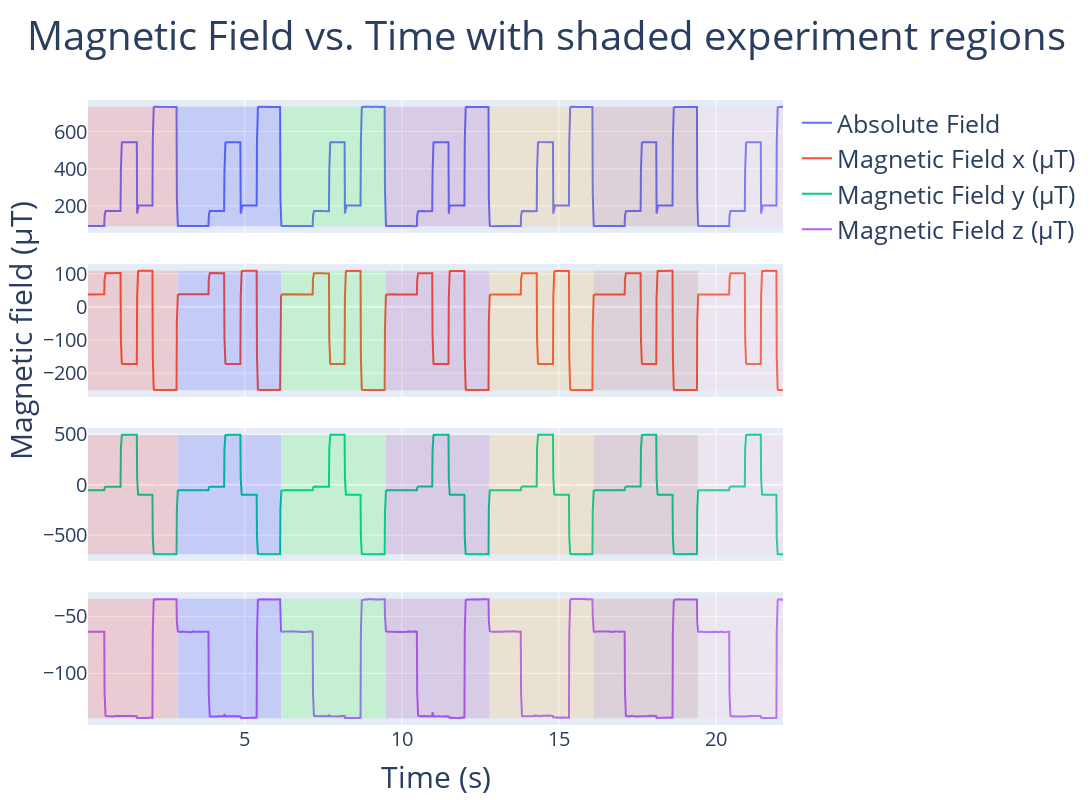

Notebook code for this chart:
### Markdown cell above
### Making all the plots together (Absolute, x, y and z)

### Code cell
from plotly.subplots import make_subplots


# Create a figure
fig = make_subplots(rows=4, cols=1, shared_xaxes=True, vertical_spacing=0.05)


fig.add_trace(go.Scatter(x=df_tracking['Time (s)'], y=df_tracking['Absolute field (µT)'],
                         mode='lines', name='Absolute Field'))


fig.add_trace(go.Scatter(x=df_tracking['Time (s)'], y=df_tracking['Magnetic Field x (µT)'],
                         mode='lines', name='Magnetic Field x (µT)'), row=2, col=1)

fig.add_trace(go.Scatter(x=df_tracking['Time (s)'], y=df_tracking['Magnetic Field y (µT)'],
                         mode='lines', name='Magnetic Field y (µT)'), row=3, col=1)


fig.add_trace(go.Scatter(x=df_tracking['Time (s)'], y=df_tracking['Magnetic Field z (µT)'],
                         mode='lines', name='Magnetic Field z (µT)'), row=4, col=1)

# Define colors for each experiment index
colors = {
    1: 'rgba(255, 0, 0, 0.7)',  # red
    2: 'rgba(0, 0, 255, 0.7)',  # blue
    3: 'rgba(0, 255, 0, 0.7)',  # green
    4: 'rgba(128, 0, 128, 0.7)',  # purple
    5: 'rgba(255, 165, 0, 0.7)',  # orange
    6: 'rgba(165, 42, 42, 0.7)',  # brown
    7: 'rgba(255, 192, 203, 0.9)'  # pink
}


shapes = []
for experiment_index in df_tracking['Experiment_Index'].unique():
    df_subset = df_tracking[df_tracking['Experiment_Index'] == experiment_index]
    start_time = df_subset['Time (s)'].min()
    end_time = df_subset['Time (s)'].max()
    
   
    shapes.append(dict(type='rect',
                       xref='x', yref='y1',
                       x0=start_time, x1=end_time,
                       y0=df_tracking['Absolute field (µT)'].min(), y1=df_tracking['Absolute field (µT)'].max(),
                       fillcolor=colors[experiment_index], opacity=0.2, line_width=0))
    
  
    shapes.append(dict(type='rect',
                       xref='x', yref='y2',
                       x0=start_time, x1=end_time,
                       y0=df_tracking['Magnetic Field x (µT)'].min(), y1=df_tracking['Magnetic Field x (µT)'].max(),
                       fillcolor=colors[experiment_index], opacity=0.2, line_width=0))

    shapes.append(dict(type='rect',
                       xref='x', yref='y3',
                       x0=start_time, x1=end_time,
                       y0=df_tracking['Magnetic Field y (µT)'].min(), y1=df_tracking['Magnetic Field y (µT)'].max(),
                       fillcolor=colors[experiment_index], opacity=0.2, line_width=0))    

    shapes.append(dict(type='rect',
                       xref='x', yref='y4',
                       x0=start_time, x1=end_time,
                       y0=df_tracking['Magnetic Field z (µT)'].min(), y1=df_tracking['Magnetic Field z (µT)'].max(),
                       fillcolor=colors[experiment_index], opacity=0.2, line_width=0))   



# title
fig.update_layout(title = dict(text = 'Magnetic Field vs. Time with shaded experiment regions', x=0.5, xanchor = 'center', font=dict(size=40)),
                  width=1500,  # Adjust width as needed
                  height=800,  # Adjust height as needed
                  margin=dict(l=50, r=50, b=50, t=100),
                  shapes=shapes,
                  #showlegend = False
                  legend = dict(font = dict(size = 25))
                  )


# x-axis title
fig.update_xaxes(title_text='Time (s)', row=4, col=1, title_font=dict(size=30), tickfont=dict(size=20))  

# y-axis title
fig.update_yaxes(title_text='Magnetic field (µT)', row=2, col=1, title_standoff = 10, title_font=dict(size=30), tickfont=dict(size=20))
fig.update_yaxes(row=1, col=1, title_font=dict(size=30), tickfont=dict(size=20)) 
fig.update_yaxes(row=3, col=1, title_font=dict(size=30), tickfont=dict(size=20))
fig.update_yaxes(row=4, col=1, title_font=dict(size=30), tickfont=dict(size=20))

fig.show()

### Figure 1 — Plotly figure (JSON) as saved in the notebook; plotly's stock layout.template omitted (floating-point values rounded to 4 significant figures; data arrays with more than 128 entries replaced by an {"elided": "..."} marker saying what was removed)
{"data": [{"mode": "lines", "name": "Absolute Field", "type": "scatter", "x": {"elided": "2222 float values"}, "y": {"elided": "2222 float values"}}, {"mode": "lines", "name": "Magnetic Field x (µT)", "type": "scatter", "x": {"elided": "2222 float values"}, "xaxis": "x2", "y": {"elided": "2222 float values"}, "yaxis": "y2"}, {"mode": "lines", "name": "Magnetic Field y (µT)", "type": "scatter", "x": {"elided": "2222 float values"}, "xaxis": "x3", "y": {"elided": "2222 float values"}, "yaxis": "y3"}, {"mode": "lines", "name": "Magnetic Field z (µT)", "type": "scatter", "x": {"elided": "2222 float values"}, "xaxis": "x4", "y": {"elided": "2222 float values"}, "yaxis": "y4"}], "layout": {"height": 800, "legend": {"font": {"size": 25}}, "margin": {"b": 50, "l": 50, "r": 50, "t": 100}, "shapes": [{"fillcolor": "rgba(255, 0, 0, 0.7)", "line": {"width": 0}, "opacity": 0.2, "type": "rect", "x0": 0.01051, "x1": 2.86, "xref": "x", "y0": 90.79, "y1": 734.4, "yref": "y"}, {"fillcolor": "rgba(255, 0, 0, 0.7)", "line": {"width": 0}, "opacity": 0.2, "type": "rect", "x0": 0.01051, "x1": 2.86, "xref": "x", "y0": -251.8, "y1": 109.2, "yref": "y2"}, {"fillcolor": "rgba(255, 0, 0, 0.7)", "line": {"width": 0}, "opacity": 0.2, "type": "rect", "x0": 0.01051, "x1": 2.86, "xref": "x", "y0": -689.1, "y1": 496.5, "yref": "y3"}, {"fillcolor": "rgba(255, 0, 0, 0.7)", "line": {"width": 0}, "opacity": 0.2, "type": "rect", "x0": 0.01051, "x1": 2.86, "xref": "x", "y0": -139.6, "y1": -34.53, "yref": "y4"}, {"fillcolor": "rgba(0, 0, 255, 0.7)", "line": {"width": 0}, "opacity": 0.2, "type": "rect", "x0": 2.87, "x1": 6.158, "xref": "x", "y0": 90.79, "y1": 734.4, "yref": "y"}, {"fillcolor": "rgba(0, 0, 255, 0.7)", "line": {"width": 0}, "opacity": 0.2, "type": "rect", "x0": 2.87, "x1": 6.158, "xref": "x", "y0": -251.8, "y1": 109.2, "yref": "y2"}, {"fillcolor": "rgba(0, 0, 255, 0.7)", "line": {"width": 0}, "opacity": 0.2, "type": "rect", "x0": 2.87, "x1": 6.158, "xref": "x", "y0": -689.1, "y1": 496.5, "yref": "y3"}, {"fillcolor": "rgba(0, 0, 255, 0.7)", "line": {"width": 0}, "opacity": 0.2, "type": "rect", "x0": 2.87, "x1": 6.158, "xref": "x", "y0": -139.6, "y1": -34.53, "yref": "y4"}, {"fillcolor": "rgba(0, 255, 0, 0.7)", "line": {"width": 0}, "opacity": 0.2, "type": "rect", "x0": 6.168, "x1": 9.485, "xref": "x", "y0": 90.79, "y1": 734.4, "yref": "y"}, {"fillcolor": "rgba(0, 255, 0, 0.7)", "line": {"width": 0}, "opacity": 0.2, "type": "rect", "x0": 6.168, "x1": 9.485, "xref": "x", "y0": -251.8, "y1": 109.2, "yref": "y2"}, {"fillcolor": "rgba(0, 255, 0, 0.7)", "line": {"width": 0}, "opacity": 0.2, "type": "rect", "x0": 6.168, "x1": 9.485, "xref": "x", "y0": -689.1, "y1": 496.5, "yref": "y3"}, {"fillcolor": "rgba(0, 255, 0, 0.7)", "line": {"width": 0}, "opacity": 0.2, "type": "rect", "x0": 6.168, "x1": 9.485, "xref": "x", "y0": -139.6, "y1": -34.53, "yref": "y4"}, {"fillcolor": "rgba(128, 0, 128, 0.7)", "line": {"width": 0}, "opacity": 0.2, "type": "rect", "x0": 9.495, "x1": 12.79, "xref": "x", "y0": 90.79, "y1": 734.4, "yref": "y"}, {"fillcolor": "rgba(128, 0, 128, 0.7)", "line": {"width": 0}, "opacity": 0.2, "type": "rect", "x0": 9.495, "x1": 12.79, "xref": "x", "y0": -251.8, "y1": 109.2, "yref": "y2"}, {"fillcolor": "rgba(128, 0, 128, 0.7)", "line": {"width": 0}, "opacity": 0.2, "type": "rect", "x0": 9.495, "x1": 12.79, "xref": "x", "y0": -689.1, "y1": 496.5, "yref": "y3"}, {"fillcolor": "rgba(128, 0, 128, 0.7)", "line": {"width": 0}, "opacity": 0.2, "type": "rect", "x0": 9.495, "x1": 12.79, "xref": "x", "y0": -139.6, "y1": -34.53, "yref": "y4"}, {"fillcolor": "rgba(255, 165, 0, 0.7)", "line": {"width": 0}, "opacity": 0.2, "type": "rect", "x0": 12.8, "x1": 16.1, "xref": "x", "y0": 90.79, "y1": 734.4, "yref": "y"}, {"fillcolor": "rgba(255, 165, 0, 0.7)", "line": {"width": 0}, "opacity": 0.2, "type": "rect", "x0": 12.8, "x1": 16.1, "xref": "x", "y0": -251.8, "y1": 109.2, "yref": "y2"}, {"fillcolor": "rgba(255, 165, 0, 0.7)", "line": {"width": 0}, "opacity": 0.2, "type": "rect", "x0": 12.8, "x1": 16.1, "xref": "x", "y0": -689.1, "y1": 496.5, "yref": "y3"}, {"fillcolor": "rgba(255, 165, 0, 0.7)", "line": {"width": 0}, "opacity": 0.2, "type": "rect", "x0": 12.8, "x1": 16.1, "xref": "x", "y0": -139.6, "y1": -34.53, "yref": "y4"}, {"fillcolor": "rgba(165, 42, 42, 0.7)", "line": {"width": 0}, "opacity": 0.2, "type": "rect", "x0": 16.11, "x1": 19.43, "xref": "x", "y0": 90.79, "y1": 734.4, "yref": "y"}, {"fillcolor": "rgba(165, 42, 42, 0.7)", "line": {"width": 0}, "opacity": 0.2, "type": "rect", "x0": 16.11, "x1": 19.43, "xref": "x", "y0": -251.8, "y1": 109.2, "yref": "y2"}, {"fillcolor": "rgba(165, 42, 42, 0.7)", "line": {"width": 0}, "opacity": 0.2, "type": "rect", "x0": 16.11, "x1": 19.43, "xref": "x", "y0": -689.1, "y1": 496.5, "yref": "y3"}, {"fillcolor": "rgba(165, 42, 42, 0.7)", "line": {"width": 0}, "opacity": 0.2, "type": "rect", "x0": 16.11, "x1": 19.43, "xref": "x", "y0": -139.6, "y1": -34.53, "yref": "y4"}, {"fillcolor": "rgba(255, 192, 203, 0.9)", "line": {"width": 0}, "opacity": 0.2, "type": "rect", "x0": 19.44, "x1": 22.14, "xref": "x", "y0": 90.79, "y1": 734.4, "yref": "y"}, {"fillcolor": "rgba(255, 192, 203, 0.9)", "line": {"width": 0}, "opacity": 0.2, "type": "rect", "x0": 19.44, "x1": 22.14, "xref": "x", "y0": -251.8, "y1": 109.2, "yref": "y2"}, {"fillcolor": "rgba(255, 192, 203, 0.9)", "line": {"width": 0}, "opacity": 0.2, "type": "rect", "x0": 19.44, "x1": 22.14, "xref": "x", "y0": -689.1, "y1": 496.5, "yref": "y3"}, {"fillcolor": "rgba(255, 192, 203, 0.9)", "line": {"width": 0}, "opacity": 0.2, "type": "rect", "x0": 19.44, "x1": 22.14, "xref": "x", "y0": -139.6, "y1": -34.53, "yref": "y4"}], "title": {"font": {"size": 40}, "text": "Magnetic Field vs. Time with shaded experiment regions", "x": 0.5, "xanchor": "center"}, "width": 1500, "xaxis": {"anchor": "y", "domain": [0, 1], "matches": "x4", "showticklabels": false}, "xaxis2": {"anchor": "y2", "domain": [0, 1], "matches": "x4", "showticklabels": false}, "xaxis3": {"anchor": "y3", "domain": [0, 1], "matches": "x4", "showticklabels": false}, "xaxis4": {"anchor": "y4", "domain": [0, 1], "tickfont": {"size": 20}, "title": {"font": {"size": 30}, "text": "Time (s)"}}, "yaxis": {"anchor": "x", "domain": [0.7875, 1], "tickfont": {"size": 20}, "title": {"font": {"size": 30}}}, "yaxis2": {"anchor": "x2", "domain": [0.525, 0.7375], "tickfont": {"size": 20}, "title": {"font": {"size": 30}, "standoff": 10, "text": "Magnetic field (µT)"}}, "yaxis3": {"anchor": "x3", "domain": [0.2625, 0.475], "tickfont": {"size": 20}, "title": {"font": {"size": 30}}}, "yaxis4": {"anchor": "x4", "domain": [0, 0.2125], "tickfont": {"size": 20}, "title": {"font": {"size": 30}}}}}
